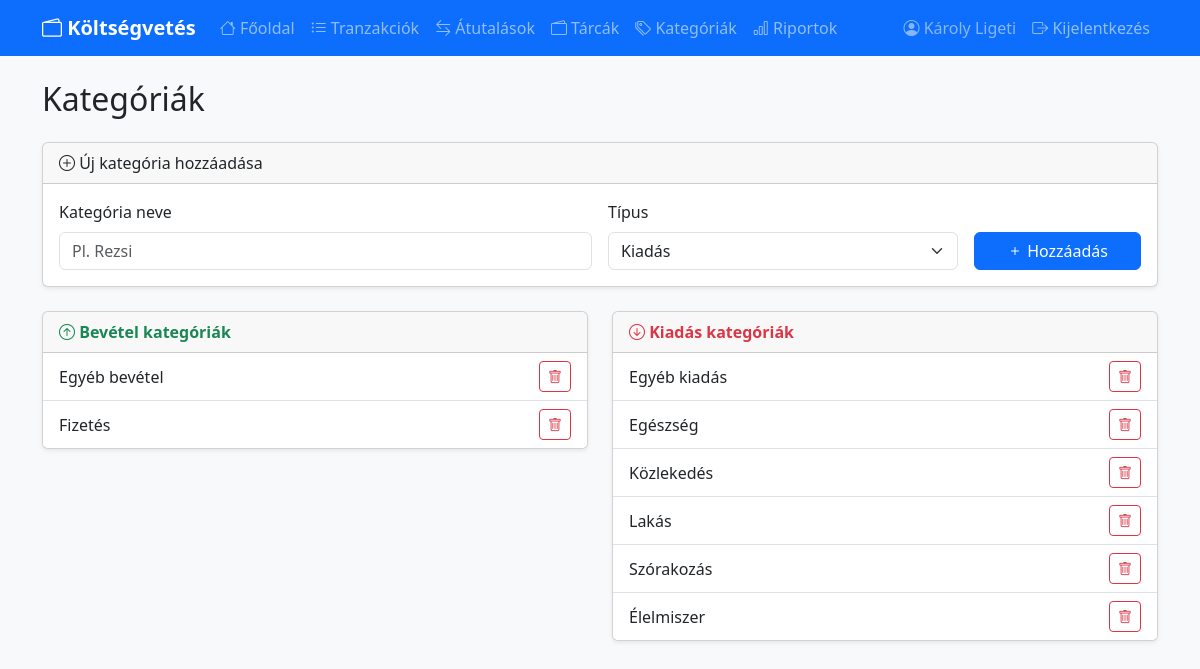
Page /categories (signed in) on the committed database.
### tables this page shows
CREATE TABLE users (
            id INTEGER PRIMARY KEY AUTOINCREMENT,
            google_id TEXT UNIQUE NOT NULL,
            name TEXT,
            email TEXT
        );

CREATE TABLE categories (
            id INTEGER PRIMARY KEY AUTOINCREMENT,
            name TEXT NOT NULL,
            type TEXT NOT NULL CHECK(type IN ('income', 'expense'))
        );

### main.py (the view, shortened to what this page needs)
@app.route('/categories', methods=['GET', 'POST'])
@login_required
def categories():
    conn = get_db()
    all_categories = conn.execute("SELECT * FROM categories ORDER BY type, name").fetchall()
    conn.close()
    return render_template('categories.html', categories=all_categories)

### main.py (called while the page is built)
@login_manager.user_loader
def load_user(user_id):
    conn = get_db()
    row = conn.execute("SELECT * FROM users WHERE id=?", (user_id,)).fetchone()
    conn.close()
    if row:
        return User(row["id"], row["name"], row["email"])
    return None

def get_db():
    conn = sqlite3.connect(DATABASE)
    conn.row_factory = sqlite3.Row
    return conn

### templates/categories.html (shortened to what this page needs)
{% extends 'base.html' %}
{% block content %}
<h2 class="mb-4">Kategóriák</h2>
<div class="card shadow-sm mb-4">
    <div class="card-header"><i class="bi bi-plus-circle"></i> Új kategória hozzáadása</div>
    <div class="card-body">
        <form method="POST" class="row g-3">
            <div class="col-md-6">
                <label class="form-label">Kategória neve</label>
                <input type="text" name="name" class="form-control" required placeholder="Pl. Rezsi">
            </div>
            <div class="col-md-4">
                <label class="form-label">Típus</label>
                <select name="type" class="form-select" required>
                    <option value="expense">Kiadás</option>
                </select>
            </div>
            <div class="col-md-2 d-flex align-items-end">
                <button type="submit" class="btn btn-primary w-100"><i class="bi bi-plus"></i> Hozzáadás</button>
            </div>
        </form>
    </div>
</div>
<div class="row">
    <div class="col-md-6">
        <div class="card shadow-sm">
            <div class="card-header text-success fw-bold"><i class="bi bi-arrow-up-circle"></i> Bevétel kategóriák</div>
            <ul class="list-group list-group-flush">
                {% for c in categories if c.type == 'income' %}
                <li class="list-group-item d-flex justify-content-between align-items-center">
                    {{ c.name }}
                    <a href="/categories/delete/{{ c.id }}"
                       class="btn btn-sm btn-outline-danger"
                       onclick="return confirm('Biztosan törlöd ezt a kategóriát?')">
                        <i class="bi bi-trash"></i>
                    </a>
                </li>
                {% else %}
                <li class="list-group-item text-muted">Nincs bevétel kategória</li>
                {% endfor %}
            </ul>
        </div>
    </div>
    <div class="col-md-6">
        <div class="card shadow-sm">
            <div class="card-header text-danger fw-bold"><i class="bi bi-arrow-down-circle"></i> Kiadás kategóriák</div>
            <ul class="list-group list-group-flush">
                {% for c in categories if c.type == 'expense' %}
                <li class="list-group-item d-flex justify-content-between align-items-center">
                    {{ c.name }}
                    <a href="/categories/delete/{{ c.id }}"
                       class="btn btn-sm btn-outline-danger"
                       onclick="return confirm('Biztosan törlöd ezt a kategóriát?')">
                        <i class="bi bi-trash"></i>
                    </a>
                </li>
                {% else %}
                <li class="list-group-item text-muted">Nincs kiadás kategória</li>
                {% endfor %}
            </ul>
        </div>
    </div>
</div>
{% endblock %}

### templates/base.html (shortened to what this page needs)
<!DOCTYPE html>
<html lang="hu">
<head>
    <link href="https://cdn.jsdelivr.net/npm/bootstrap@5.3.0/dist/css/bootstrap.min.css" rel="stylesheet">
    <link href="https://cdn.jsdelivr.net/npm/bootstrap-icons@1.10.0/font/bootstrap-icons.css" rel="stylesheet">
</head>
<body class="bg-light">
    <nav class="navbar navbar-expand-lg navbar-dark bg-primary">
        <div class="container">
            <a class="navbar-brand fw-bold" href="/"><i class="bi bi-wallet2"></i> Költségvetés</a>
            <div class="collapse navbar-collapse" id="navmenu">
                <div class="navbar-nav me-auto">
                    {% if current_user.is_authenticated %}
                    <a class="nav-link" href="/"><i class="bi bi-house"></i> Főoldal</a>
                    <a class="nav-link" href="/transactions"><i class="bi bi-list-ul"></i> Tranzakciók</a>
                    <a class="nav-link" href="/transfers"><i class="bi bi-arrow-left-right"></i> Átutalások</a>
                    <a class="nav-link" href="/wallets"><i class="bi bi-wallet2"></i> Tárcák</a>
                    <a class="nav-link" href="/categories"><i class="bi bi-tags"></i> Kategóriák</a>
                    <a class="nav-link" href="/reports"><i class="bi bi-bar-chart"></i> Riportok</a>
                    {% endif %}
                </div>
                <div class="navbar-nav ms-auto">
                    {% if current_user.is_authenticated %}
                    <span class="nav-link text-white-50"><i class="bi bi-person-circle"></i> {{ current_user.name }}</span>
                    <a class="nav-link" href="/logout"><i class="bi bi-box-arrow-right"></i> Kijelentkezés</a>
                    {% endif %}
                </div>
            </div>
        </div>
    </nav>
    <div class="container mt-4">
        {% block content %}{% endblock %}
    </div>
</body>
</html>

### rows in the picture
users: name "Károly Ligeti"
categories: name "Egyéb bevétel"
categories: name "Fizetés"
categories: name "Egyéb kiadás"
categories: name "Egészség"
categories: name "Közlekedés"
categories: name "Lakás"
categories: name "Szórakozás"
categories: name "Élelmiszer"
